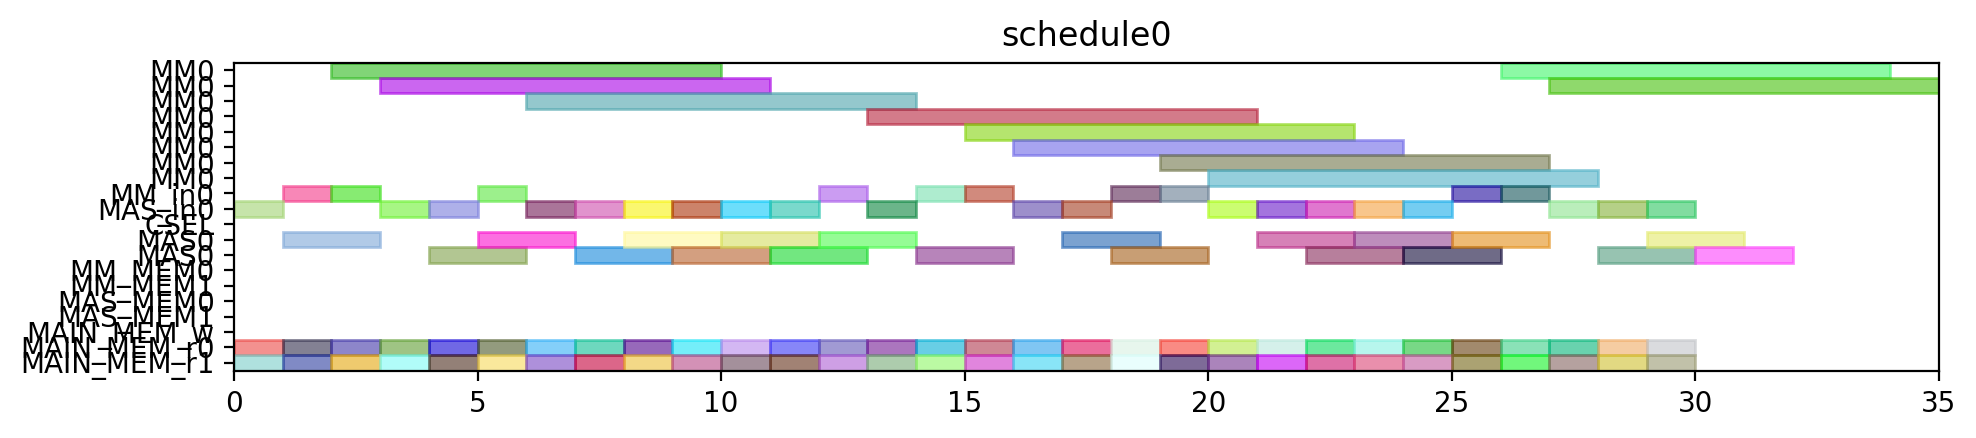

Recreate this plot in Python.
from pyschedule import Scenario, solvers, plotters, alt


def solve():
	horizon = 131
	S = Scenario("schedule0", horizon=horizon)

	# resource
	MM = S.Resources('MM', num=1, size=8)
	MM_in = S.Resources('MM_in', num=1)
	MAS_in = S.Resources('MAS_in', num=1)
	CSEL = S.Resource('CSEL')
	MAS = S.Resources('MAS', num=1, size=2, periods=range(1, horizon))
	MM_MEM = S.Resources('MM_MEM', num=2)
	MAS_MEM = S.Resources('MAS_MEM', num=2)
	MAIN_MEM_w = S.Resource('MAIN_MEM_w', size=1)
	MAIN_MEM_r = S.Resources('MAIN_MEM_r', num=2)

	# result of previous scheduling

	# new tasks
	c_aa_a1_0 = S.Task('c_aa_a1_0', length=2, delay_cost=1)
	c_aa_a1_0 += alt(MAS)
	c_aa_a1_0_in = S.Task('c_aa_a1_0_in', length=1, delay_cost=1)
	c_aa_a1_0_in += alt(MAS_in)
	S += c_aa_a1_0_in*MAS_in[0]<=c_aa_a1_0*MAS[0]

	c_aa_a1_0_mem0 = S.Task('c_aa_a1_0_mem0', length=1, delay_cost=1)
	c_aa_a1_0_mem0 += MAIN_MEM_r[0]
	S += c_aa_a1_0_mem0 <= c_aa_a1_0

	c_aa_a1_0_mem1 = S.Task('c_aa_a1_0_mem1', length=1, delay_cost=1)
	c_aa_a1_0_mem1 += MAIN_MEM_r[1]
	S += c_aa_a1_0_mem1 <= c_aa_a1_0

	c_aa_a1_1 = S.Task('c_aa_a1_1', length=2, delay_cost=1)
	c_aa_a1_1 += alt(MAS)
	c_aa_a1_1_in = S.Task('c_aa_a1_1_in', length=1, delay_cost=1)
	c_aa_a1_1_in += alt(MAS_in)
	S += c_aa_a1_1_in*MAS_in[0]<=c_aa_a1_1*MAS[0]

	c_aa_a1_1_mem0 = S.Task('c_aa_a1_1_mem0', length=1, delay_cost=1)
	c_aa_a1_1_mem0 += MAIN_MEM_r[0]
	S += c_aa_a1_1_mem0 <= c_aa_a1_1

	c_aa_a1_1_mem1 = S.Task('c_aa_a1_1_mem1', length=1, delay_cost=1)
	c_aa_a1_1_mem1 += MAIN_MEM_r[1]
	S += c_aa_a1_1_mem1 <= c_aa_a1_1

	c_aa_t10 = S.Task('c_aa_t10', length=2, delay_cost=1)
	c_aa_t10 += alt(MAS)
	c_aa_t10_in = S.Task('c_aa_t10_in', length=1, delay_cost=1)
	c_aa_t10_in += alt(MAS_in)
	S += c_aa_t10_in*MAS_in[0]<=c_aa_t10*MAS[0]

	c_aa_t10_mem0 = S.Task('c_aa_t10_mem0', length=1, delay_cost=1)
	c_aa_t10_mem0 += MAIN_MEM_r[0]
	S += c_aa_t10_mem0 <= c_aa_t10

	c_aa_t10_mem1 = S.Task('c_aa_t10_mem1', length=1, delay_cost=1)
	c_aa_t10_mem1 += MAIN_MEM_r[1]
	S += c_aa_t10_mem1 <= c_aa_t10

	c_aa_t11 = S.Task('c_aa_t11', length=2, delay_cost=1)
	c_aa_t11 += alt(MAS)
	c_aa_t11_in = S.Task('c_aa_t11_in', length=1, delay_cost=1)
	c_aa_t11_in += alt(MAS_in)
	S += c_aa_t11_in*MAS_in[0]<=c_aa_t11*MAS[0]

	c_aa_t11_mem0 = S.Task('c_aa_t11_mem0', length=1, delay_cost=1)
	c_aa_t11_mem0 += MAIN_MEM_r[0]
	S += c_aa_t11_mem0 <= c_aa_t11

	c_aa_t11_mem1 = S.Task('c_aa_t11_mem1', length=1, delay_cost=1)
	c_aa_t11_mem1 += MAIN_MEM_r[1]
	S += c_aa_t11_mem1 <= c_aa_t11

	c_aa_t3_t0 = S.Task('c_aa_t3_t0', length=8, delay_cost=1)
	c_aa_t3_t0 += alt(MM)
	c_aa_t3_t0_in = S.Task('c_aa_t3_t0_in', length=1, delay_cost=1)
	c_aa_t3_t0_in += alt(MM_in)
	S += c_aa_t3_t0_in*MM_in[0]<=c_aa_t3_t0*MM[0]
	c_aa_t3_t0_mem0 = S.Task('c_aa_t3_t0_mem0', length=1, delay_cost=1)
	c_aa_t3_t0_mem0 += MAIN_MEM_r[0]
	S += c_aa_t3_t0_mem0 <= c_aa_t3_t0

	c_aa_t3_t0_mem1 = S.Task('c_aa_t3_t0_mem1', length=1, delay_cost=1)
	c_aa_t3_t0_mem1 += MAIN_MEM_r[1]
	S += c_aa_t3_t0_mem1 <= c_aa_t3_t0

	c_aa_t3_t1 = S.Task('c_aa_t3_t1', length=8, delay_cost=1)
	c_aa_t3_t1 += alt(MM)
	c_aa_t3_t1_in = S.Task('c_aa_t3_t1_in', length=1, delay_cost=1)
	c_aa_t3_t1_in += alt(MM_in)
	S += c_aa_t3_t1_in*MM_in[0]<=c_aa_t3_t1*MM[0]
	c_aa_t3_t1_mem0 = S.Task('c_aa_t3_t1_mem0', length=1, delay_cost=1)
	c_aa_t3_t1_mem0 += MAIN_MEM_r[0]
	S += c_aa_t3_t1_mem0 <= c_aa_t3_t1

	c_aa_t3_t1_mem1 = S.Task('c_aa_t3_t1_mem1', length=1, delay_cost=1)
	c_aa_t3_t1_mem1 += MAIN_MEM_r[1]
	S += c_aa_t3_t1_mem1 <= c_aa_t3_t1

	c_aa_t3_t2 = S.Task('c_aa_t3_t2', length=2, delay_cost=1)
	c_aa_t3_t2 += alt(MAS)
	c_aa_t3_t2_in = S.Task('c_aa_t3_t2_in', length=1, delay_cost=1)
	c_aa_t3_t2_in += alt(MAS_in)
	S += c_aa_t3_t2_in*MAS_in[0]<=c_aa_t3_t2*MAS[0]

	c_aa_t3_t2_mem0 = S.Task('c_aa_t3_t2_mem0', length=1, delay_cost=1)
	c_aa_t3_t2_mem0 += MAIN_MEM_r[0]
	S += c_aa_t3_t2_mem0 <= c_aa_t3_t2

	c_aa_t3_t2_mem1 = S.Task('c_aa_t3_t2_mem1', length=1, delay_cost=1)
	c_aa_t3_t2_mem1 += MAIN_MEM_r[1]
	S += c_aa_t3_t2_mem1 <= c_aa_t3_t2

	c_aa_t3_t3 = S.Task('c_aa_t3_t3', length=2, delay_cost=1)
	c_aa_t3_t3 += alt(MAS)
	c_aa_t3_t3_in = S.Task('c_aa_t3_t3_in', length=1, delay_cost=1)
	c_aa_t3_t3_in += alt(MAS_in)
	S += c_aa_t3_t3_in*MAS_in[0]<=c_aa_t3_t3*MAS[0]

	c_aa_t3_t3_mem0 = S.Task('c_aa_t3_t3_mem0', length=1, delay_cost=1)
	c_aa_t3_t3_mem0 += MAIN_MEM_r[0]
	S += c_aa_t3_t3_mem0 <= c_aa_t3_t3

	c_aa_t3_t3_mem1 = S.Task('c_aa_t3_t3_mem1', length=1, delay_cost=1)
	c_aa_t3_t3_mem1 += MAIN_MEM_r[1]
	S += c_aa_t3_t3_mem1 <= c_aa_t3_t3

	c_bb_a1_0 = S.Task('c_bb_a1_0', length=2, delay_cost=1)
	c_bb_a1_0 += alt(MAS)
	c_bb_a1_0_in = S.Task('c_bb_a1_0_in', length=1, delay_cost=1)
	c_bb_a1_0_in += alt(MAS_in)
	S += c_bb_a1_0_in*MAS_in[0]<=c_bb_a1_0*MAS[0]

	c_bb_a1_0_mem0 = S.Task('c_bb_a1_0_mem0', length=1, delay_cost=1)
	c_bb_a1_0_mem0 += MAIN_MEM_r[0]
	S += c_bb_a1_0_mem0 <= c_bb_a1_0

	c_bb_a1_0_mem1 = S.Task('c_bb_a1_0_mem1', length=1, delay_cost=1)
	c_bb_a1_0_mem1 += MAIN_MEM_r[1]
	S += c_bb_a1_0_mem1 <= c_bb_a1_0

	c_bb_a1_1 = S.Task('c_bb_a1_1', length=2, delay_cost=1)
	c_bb_a1_1 += alt(MAS)
	c_bb_a1_1_in = S.Task('c_bb_a1_1_in', length=1, delay_cost=1)
	c_bb_a1_1_in += alt(MAS_in)
	S += c_bb_a1_1_in*MAS_in[0]<=c_bb_a1_1*MAS[0]

	c_bb_a1_1_mem0 = S.Task('c_bb_a1_1_mem0', length=1, delay_cost=1)
	c_bb_a1_1_mem0 += MAIN_MEM_r[0]
	S += c_bb_a1_1_mem0 <= c_bb_a1_1

	c_bb_a1_1_mem1 = S.Task('c_bb_a1_1_mem1', length=1, delay_cost=1)
	c_bb_a1_1_mem1 += MAIN_MEM_r[1]
	S += c_bb_a1_1_mem1 <= c_bb_a1_1

	c_bb_t10 = S.Task('c_bb_t10', length=2, delay_cost=1)
	c_bb_t10 += alt(MAS)
	c_bb_t10_in = S.Task('c_bb_t10_in', length=1, delay_cost=1)
	c_bb_t10_in += alt(MAS_in)
	S += c_bb_t10_in*MAS_in[0]<=c_bb_t10*MAS[0]

	c_bb_t10_mem0 = S.Task('c_bb_t10_mem0', length=1, delay_cost=1)
	c_bb_t10_mem0 += MAIN_MEM_r[0]
	S += c_bb_t10_mem0 <= c_bb_t10

	c_bb_t10_mem1 = S.Task('c_bb_t10_mem1', length=1, delay_cost=1)
	c_bb_t10_mem1 += MAIN_MEM_r[1]
	S += c_bb_t10_mem1 <= c_bb_t10

	c_bb_t11 = S.Task('c_bb_t11', length=2, delay_cost=1)
	c_bb_t11 += alt(MAS)
	c_bb_t11_in = S.Task('c_bb_t11_in', length=1, delay_cost=1)
	c_bb_t11_in += alt(MAS_in)
	S += c_bb_t11_in*MAS_in[0]<=c_bb_t11*MAS[0]

	c_bb_t11_mem0 = S.Task('c_bb_t11_mem0', length=1, delay_cost=1)
	c_bb_t11_mem0 += MAIN_MEM_r[0]
	S += c_bb_t11_mem0 <= c_bb_t11

	c_bb_t11_mem1 = S.Task('c_bb_t11_mem1', length=1, delay_cost=1)
	c_bb_t11_mem1 += MAIN_MEM_r[1]
	S += c_bb_t11_mem1 <= c_bb_t11

	c_bb_t3_t0 = S.Task('c_bb_t3_t0', length=8, delay_cost=1)
	c_bb_t3_t0 += alt(MM)
	c_bb_t3_t0_in = S.Task('c_bb_t3_t0_in', length=1, delay_cost=1)
	c_bb_t3_t0_in += alt(MM_in)
	S += c_bb_t3_t0_in*MM_in[0]<=c_bb_t3_t0*MM[0]
	c_bb_t3_t0_mem0 = S.Task('c_bb_t3_t0_mem0', length=1, delay_cost=1)
	c_bb_t3_t0_mem0 += MAIN_MEM_r[0]
	S += c_bb_t3_t0_mem0 <= c_bb_t3_t0

	c_bb_t3_t0_mem1 = S.Task('c_bb_t3_t0_mem1', length=1, delay_cost=1)
	c_bb_t3_t0_mem1 += MAIN_MEM_r[1]
	S += c_bb_t3_t0_mem1 <= c_bb_t3_t0

	c_bb_t3_t1 = S.Task('c_bb_t3_t1', length=8, delay_cost=1)
	c_bb_t3_t1 += alt(MM)
	c_bb_t3_t1_in = S.Task('c_bb_t3_t1_in', length=1, delay_cost=1)
	c_bb_t3_t1_in += alt(MM_in)
	S += c_bb_t3_t1_in*MM_in[0]<=c_bb_t3_t1*MM[0]
	c_bb_t3_t1_mem0 = S.Task('c_bb_t3_t1_mem0', length=1, delay_cost=1)
	c_bb_t3_t1_mem0 += MAIN_MEM_r[0]
	S += c_bb_t3_t1_mem0 <= c_bb_t3_t1

	c_bb_t3_t1_mem1 = S.Task('c_bb_t3_t1_mem1', length=1, delay_cost=1)
	c_bb_t3_t1_mem1 += MAIN_MEM_r[1]
	S += c_bb_t3_t1_mem1 <= c_bb_t3_t1

	c_bb_t3_t2 = S.Task('c_bb_t3_t2', length=2, delay_cost=1)
	c_bb_t3_t2 += alt(MAS)
	c_bb_t3_t2_in = S.Task('c_bb_t3_t2_in', length=1, delay_cost=1)
	c_bb_t3_t2_in += alt(MAS_in)
	S += c_bb_t3_t2_in*MAS_in[0]<=c_bb_t3_t2*MAS[0]

	c_bb_t3_t2_mem0 = S.Task('c_bb_t3_t2_mem0', length=1, delay_cost=1)
	c_bb_t3_t2_mem0 += MAIN_MEM_r[0]
	S += c_bb_t3_t2_mem0 <= c_bb_t3_t2

	c_bb_t3_t2_mem1 = S.Task('c_bb_t3_t2_mem1', length=1, delay_cost=1)
	c_bb_t3_t2_mem1 += MAIN_MEM_r[1]
	S += c_bb_t3_t2_mem1 <= c_bb_t3_t2

	c_bb_t3_t3 = S.Task('c_bb_t3_t3', length=2, delay_cost=1)
	c_bb_t3_t3 += alt(MAS)
	c_bb_t3_t3_in = S.Task('c_bb_t3_t3_in', length=1, delay_cost=1)
	c_bb_t3_t3_in += alt(MAS_in)
	S += c_bb_t3_t3_in*MAS_in[0]<=c_bb_t3_t3*MAS[0]

	c_bb_t3_t3_mem0 = S.Task('c_bb_t3_t3_mem0', length=1, delay_cost=1)
	c_bb_t3_t3_mem0 += MAIN_MEM_r[0]
	S += c_bb_t3_t3_mem0 <= c_bb_t3_t3

	c_bb_t3_t3_mem1 = S.Task('c_bb_t3_t3_mem1', length=1, delay_cost=1)
	c_bb_t3_t3_mem1 += MAIN_MEM_r[1]
	S += c_bb_t3_t3_mem1 <= c_bb_t3_t3

	c_cc_a1_0 = S.Task('c_cc_a1_0', length=2, delay_cost=1)
	c_cc_a1_0 += alt(MAS)
	c_cc_a1_0_in = S.Task('c_cc_a1_0_in', length=1, delay_cost=1)
	c_cc_a1_0_in += alt(MAS_in)
	S += c_cc_a1_0_in*MAS_in[0]<=c_cc_a1_0*MAS[0]

	c_cc_a1_0_mem0 = S.Task('c_cc_a1_0_mem0', length=1, delay_cost=1)
	c_cc_a1_0_mem0 += MAIN_MEM_r[0]
	S += c_cc_a1_0_mem0 <= c_cc_a1_0

	c_cc_a1_0_mem1 = S.Task('c_cc_a1_0_mem1', length=1, delay_cost=1)
	c_cc_a1_0_mem1 += MAIN_MEM_r[1]
	S += c_cc_a1_0_mem1 <= c_cc_a1_0

	c_cc_a1_1 = S.Task('c_cc_a1_1', length=2, delay_cost=1)
	c_cc_a1_1 += alt(MAS)
	c_cc_a1_1_in = S.Task('c_cc_a1_1_in', length=1, delay_cost=1)
	c_cc_a1_1_in += alt(MAS_in)
	S += c_cc_a1_1_in*MAS_in[0]<=c_cc_a1_1*MAS[0]

	c_cc_a1_1_mem0 = S.Task('c_cc_a1_1_mem0', length=1, delay_cost=1)
	c_cc_a1_1_mem0 += MAIN_MEM_r[0]
	S += c_cc_a1_1_mem0 <= c_cc_a1_1

	c_cc_a1_1_mem1 = S.Task('c_cc_a1_1_mem1', length=1, delay_cost=1)
	c_cc_a1_1_mem1 += MAIN_MEM_r[1]
	S += c_cc_a1_1_mem1 <= c_cc_a1_1

	c_cc_t10 = S.Task('c_cc_t10', length=2, delay_cost=1)
	c_cc_t10 += alt(MAS)
	c_cc_t10_in = S.Task('c_cc_t10_in', length=1, delay_cost=1)
	c_cc_t10_in += alt(MAS_in)
	S += c_cc_t10_in*MAS_in[0]<=c_cc_t10*MAS[0]

	c_cc_t10_mem0 = S.Task('c_cc_t10_mem0', length=1, delay_cost=1)
	c_cc_t10_mem0 += MAIN_MEM_r[0]
	S += c_cc_t10_mem0 <= c_cc_t10

	c_cc_t10_mem1 = S.Task('c_cc_t10_mem1', length=1, delay_cost=1)
	c_cc_t10_mem1 += MAIN_MEM_r[1]
	S += c_cc_t10_mem1 <= c_cc_t10

	c_cc_t11 = S.Task('c_cc_t11', length=2, delay_cost=1)
	c_cc_t11 += alt(MAS)
	c_cc_t11_in = S.Task('c_cc_t11_in', length=1, delay_cost=1)
	c_cc_t11_in += alt(MAS_in)
	S += c_cc_t11_in*MAS_in[0]<=c_cc_t11*MAS[0]

	c_cc_t11_mem0 = S.Task('c_cc_t11_mem0', length=1, delay_cost=1)
	c_cc_t11_mem0 += MAIN_MEM_r[0]
	S += c_cc_t11_mem0 <= c_cc_t11

	c_cc_t11_mem1 = S.Task('c_cc_t11_mem1', length=1, delay_cost=1)
	c_cc_t11_mem1 += MAIN_MEM_r[1]
	S += c_cc_t11_mem1 <= c_cc_t11

	c_cc_t3_t0 = S.Task('c_cc_t3_t0', length=8, delay_cost=1)
	c_cc_t3_t0 += alt(MM)
	c_cc_t3_t0_in = S.Task('c_cc_t3_t0_in', length=1, delay_cost=1)
	c_cc_t3_t0_in += alt(MM_in)
	S += c_cc_t3_t0_in*MM_in[0]<=c_cc_t3_t0*MM[0]
	c_cc_t3_t0_mem0 = S.Task('c_cc_t3_t0_mem0', length=1, delay_cost=1)
	c_cc_t3_t0_mem0 += MAIN_MEM_r[0]
	S += c_cc_t3_t0_mem0 <= c_cc_t3_t0

	c_cc_t3_t0_mem1 = S.Task('c_cc_t3_t0_mem1', length=1, delay_cost=1)
	c_cc_t3_t0_mem1 += MAIN_MEM_r[1]
	S += c_cc_t3_t0_mem1 <= c_cc_t3_t0

	c_cc_t3_t1 = S.Task('c_cc_t3_t1', length=8, delay_cost=1)
	c_cc_t3_t1 += alt(MM)
	c_cc_t3_t1_in = S.Task('c_cc_t3_t1_in', length=1, delay_cost=1)
	c_cc_t3_t1_in += alt(MM_in)
	S += c_cc_t3_t1_in*MM_in[0]<=c_cc_t3_t1*MM[0]
	c_cc_t3_t1_mem0 = S.Task('c_cc_t3_t1_mem0', length=1, delay_cost=1)
	c_cc_t3_t1_mem0 += MAIN_MEM_r[0]
	S += c_cc_t3_t1_mem0 <= c_cc_t3_t1

	c_cc_t3_t1_mem1 = S.Task('c_cc_t3_t1_mem1', length=1, delay_cost=1)
	c_cc_t3_t1_mem1 += MAIN_MEM_r[1]
	S += c_cc_t3_t1_mem1 <= c_cc_t3_t1

	c_cc_t3_t2 = S.Task('c_cc_t3_t2', length=2, delay_cost=1)
	c_cc_t3_t2 += alt(MAS)
	c_cc_t3_t2_in = S.Task('c_cc_t3_t2_in', length=1, delay_cost=1)
	c_cc_t3_t2_in += alt(MAS_in)
	S += c_cc_t3_t2_in*MAS_in[0]<=c_cc_t3_t2*MAS[0]

	c_cc_t3_t2_mem0 = S.Task('c_cc_t3_t2_mem0', length=1, delay_cost=1)
	c_cc_t3_t2_mem0 += MAIN_MEM_r[0]
	S += c_cc_t3_t2_mem0 <= c_cc_t3_t2

	c_cc_t3_t2_mem1 = S.Task('c_cc_t3_t2_mem1', length=1, delay_cost=1)
	c_cc_t3_t2_mem1 += MAIN_MEM_r[1]
	S += c_cc_t3_t2_mem1 <= c_cc_t3_t2

	c_cc_t3_t3 = S.Task('c_cc_t3_t3', length=2, delay_cost=1)
	c_cc_t3_t3 += alt(MAS)
	c_cc_t3_t3_in = S.Task('c_cc_t3_t3_in', length=1, delay_cost=1)
	c_cc_t3_t3_in += alt(MAS_in)
	S += c_cc_t3_t3_in*MAS_in[0]<=c_cc_t3_t3*MAS[0]

	c_cc_t3_t3_mem0 = S.Task('c_cc_t3_t3_mem0', length=1, delay_cost=1)
	c_cc_t3_t3_mem0 += MAIN_MEM_r[0]
	S += c_cc_t3_t3_mem0 <= c_cc_t3_t3

	c_cc_t3_t3_mem1 = S.Task('c_cc_t3_t3_mem1', length=1, delay_cost=1)
	c_cc_t3_t3_mem1 += MAIN_MEM_r[1]
	S += c_cc_t3_t3_mem1 <= c_cc_t3_t3

	c_ab_t0_t0 = S.Task('c_ab_t0_t0', length=8, delay_cost=1)
	c_ab_t0_t0 += alt(MM)
	c_ab_t0_t0_in = S.Task('c_ab_t0_t0_in', length=1, delay_cost=1)
	c_ab_t0_t0_in += alt(MM_in)
	S += c_ab_t0_t0_in*MM_in[0]<=c_ab_t0_t0*MM[0]
	c_ab_t0_t0_mem0 = S.Task('c_ab_t0_t0_mem0', length=1, delay_cost=1)
	c_ab_t0_t0_mem0 += MAIN_MEM_r[0]
	S += c_ab_t0_t0_mem0 <= c_ab_t0_t0

	c_ab_t0_t0_mem1 = S.Task('c_ab_t0_t0_mem1', length=1, delay_cost=1)
	c_ab_t0_t0_mem1 += MAIN_MEM_r[1]
	S += c_ab_t0_t0_mem1 <= c_ab_t0_t0

	c_ab_t0_t1 = S.Task('c_ab_t0_t1', length=8, delay_cost=1)
	c_ab_t0_t1 += alt(MM)
	c_ab_t0_t1_in = S.Task('c_ab_t0_t1_in', length=1, delay_cost=1)
	c_ab_t0_t1_in += alt(MM_in)
	S += c_ab_t0_t1_in*MM_in[0]<=c_ab_t0_t1*MM[0]
	c_ab_t0_t1_mem0 = S.Task('c_ab_t0_t1_mem0', length=1, delay_cost=1)
	c_ab_t0_t1_mem0 += MAIN_MEM_r[0]
	S += c_ab_t0_t1_mem0 <= c_ab_t0_t1

	c_ab_t0_t1_mem1 = S.Task('c_ab_t0_t1_mem1', length=1, delay_cost=1)
	c_ab_t0_t1_mem1 += MAIN_MEM_r[1]
	S += c_ab_t0_t1_mem1 <= c_ab_t0_t1

	c_ab_t0_t2 = S.Task('c_ab_t0_t2', length=2, delay_cost=1)
	c_ab_t0_t2 += alt(MAS)
	c_ab_t0_t2_in = S.Task('c_ab_t0_t2_in', length=1, delay_cost=1)
	c_ab_t0_t2_in += alt(MAS_in)
	S += c_ab_t0_t2_in*MAS_in[0]<=c_ab_t0_t2*MAS[0]

	c_ab_t0_t2_mem0 = S.Task('c_ab_t0_t2_mem0', length=1, delay_cost=1)
	c_ab_t0_t2_mem0 += MAIN_MEM_r[0]
	S += c_ab_t0_t2_mem0 <= c_ab_t0_t2

	c_ab_t0_t2_mem1 = S.Task('c_ab_t0_t2_mem1', length=1, delay_cost=1)
	c_ab_t0_t2_mem1 += MAIN_MEM_r[1]
	S += c_ab_t0_t2_mem1 <= c_ab_t0_t2

	c_ab_t0_t3 = S.Task('c_ab_t0_t3', length=2, delay_cost=1)
	c_ab_t0_t3 += alt(MAS)
	c_ab_t0_t3_in = S.Task('c_ab_t0_t3_in', length=1, delay_cost=1)
	c_ab_t0_t3_in += alt(MAS_in)
	S += c_ab_t0_t3_in*MAS_in[0]<=c_ab_t0_t3*MAS[0]

	c_ab_t0_t3_mem0 = S.Task('c_ab_t0_t3_mem0', length=1, delay_cost=1)
	c_ab_t0_t3_mem0 += MAIN_MEM_r[0]
	S += c_ab_t0_t3_mem0 <= c_ab_t0_t3

	c_ab_t0_t3_mem1 = S.Task('c_ab_t0_t3_mem1', length=1, delay_cost=1)
	c_ab_t0_t3_mem1 += MAIN_MEM_r[1]
	S += c_ab_t0_t3_mem1 <= c_ab_t0_t3

	c_ab_t1_t0 = S.Task('c_ab_t1_t0', length=8, delay_cost=1)
	c_ab_t1_t0 += alt(MM)
	c_ab_t1_t0_in = S.Task('c_ab_t1_t0_in', length=1, delay_cost=1)
	c_ab_t1_t0_in += alt(MM_in)
	S += c_ab_t1_t0_in*MM_in[0]<=c_ab_t1_t0*MM[0]
	c_ab_t1_t0_mem0 = S.Task('c_ab_t1_t0_mem0', length=1, delay_cost=1)
	c_ab_t1_t0_mem0 += MAIN_MEM_r[0]
	S += c_ab_t1_t0_mem0 <= c_ab_t1_t0

	c_ab_t1_t0_mem1 = S.Task('c_ab_t1_t0_mem1', length=1, delay_cost=1)
	c_ab_t1_t0_mem1 += MAIN_MEM_r[1]
	S += c_ab_t1_t0_mem1 <= c_ab_t1_t0

	c_ab_t1_t1 = S.Task('c_ab_t1_t1', length=8, delay_cost=1)
	c_ab_t1_t1 += alt(MM)
	c_ab_t1_t1_in = S.Task('c_ab_t1_t1_in', length=1, delay_cost=1)
	c_ab_t1_t1_in += alt(MM_in)
	S += c_ab_t1_t1_in*MM_in[0]<=c_ab_t1_t1*MM[0]
	c_ab_t1_t1_mem0 = S.Task('c_ab_t1_t1_mem0', length=1, delay_cost=1)
	c_ab_t1_t1_mem0 += MAIN_MEM_r[0]
	S += c_ab_t1_t1_mem0 <= c_ab_t1_t1

	c_ab_t1_t1_mem1 = S.Task('c_ab_t1_t1_mem1', length=1, delay_cost=1)
	c_ab_t1_t1_mem1 += MAIN_MEM_r[1]
	S += c_ab_t1_t1_mem1 <= c_ab_t1_t1

	solvers.mip.solve(S,msg=1,kind='CPLEX',ratio_gap=1.01)

	solution = [['hoge']*len(S.solution()[1]) for i in range(len(S.solution()))]
	for i in range(len(S.solution())):
		for j in range(len(S.solution()[i])):
			solution[i][j]=str(S.solution()[i][j])
	print(solution)

	cycles = int(solution[-1][3])

	pic_file_name = "/mnt/rose/usr1/fukuda/ABE/multiRAM_multiMAS_16mux/scheduling_result/stage8MM1_stage2MAS1/FP12_INV_BEFORE_FPINV/schedule0.png"
	if(S.solution() != []):
		plotters.matplotlib.plot(S,img_filename=pic_file_name, show_task_labels=False, fig_size=(cycles*0.25+3, 2))

	return solution
